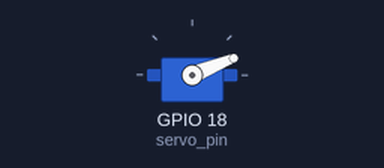
The program below on a simulated Raspberry Pi (BCM pin numbers). Shown: servo. Servo angles are drawn from the pulse width (0.5 ms = 0°, 2.5 ms = 180°). At 3.8 s the program stops and its outputs stay as they are.

Above: at 0.15 s.
At 1.05 s:
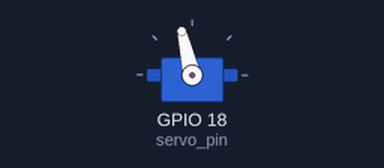
At 2.04 s:
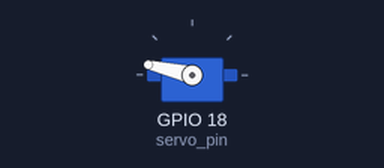
At 3.25 s:
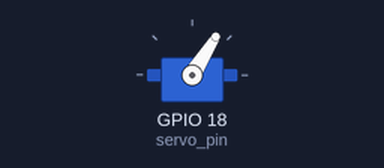
Timing chart, 0 to 5.3 s (numbered marks = the images above):
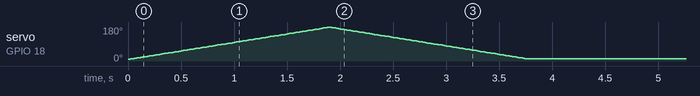

The program:

motor2.py
```python
import RPi.GPIO as GPIO
import time
servo_pin =18
GPIO.setmode(GPIO.BCM)
GPIO.setup(servo_pin, GPIO.OUT)
pwm = GPIO.PWM(servo_pin, 50)
pwm.start(3.0)
for t_high in range(30,125):
    pwm.ChangeDutyCycle(t_high/10.0)
    time.sleep(0.02)
for t_high in range(124,30,-1):
    pwm.ChangeDutyCycle(t_high/10.0)
    time.sleep(0.02)
pwm.ChangeDutyCycle(0.0)
pwm.stop()
GPIO.cleanup()
```

Measured:
- by itself, servo on GPIO 18 (servo_pin): rises from 9° to 178° in 1.9 s, then falls to 11° in 1.9 s
